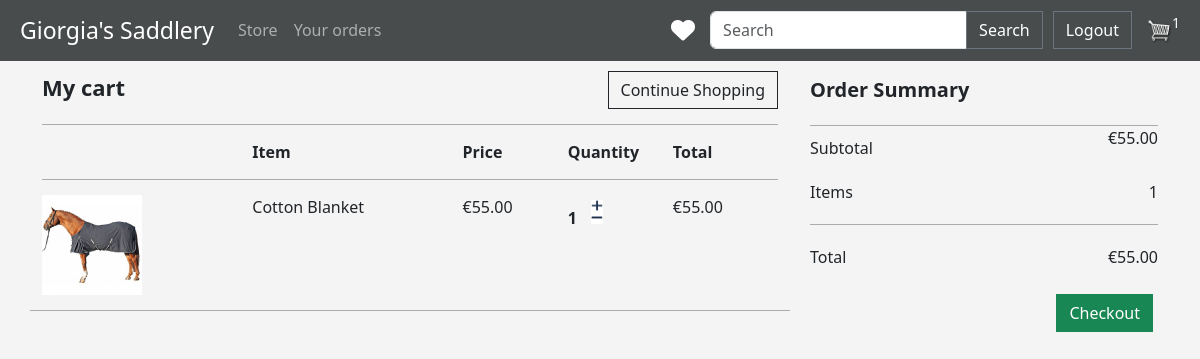
/cart/ (signed in), run on an earlier commit of the app's database.
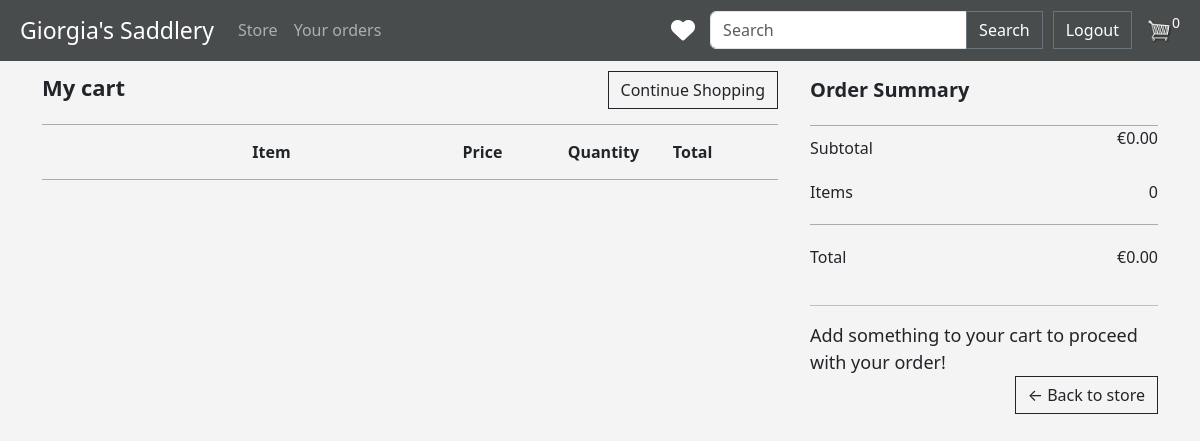
And on a later commit of the database.
### store/models.py (models this page shows, shortened)
class OrderModel(models.Model):
    customer = models.ForeignKey(CustomerModel, on_delete=models.SET_NULL, blank=True, null=True)
    date_order = models.DateTimeField(auto_now_add=True)
    complete = models.BooleanField(default=False, null=True, blank=True)
    transaction_id = models.CharField(max_length=5, null=True)
    def calculate_cart_total(self):
        orderitems = self.orderitemmodel_set.all()
        total = sum([item.calculate_total for item in orderitems])
        return total
    def calculate_cart_items(self):
        orderitems = self.orderitemmodel_set.all()
        total = sum([item.quantity for item in orderitems])
        return total

class OrderItemModel(models.Model):
    product = models.ForeignKey(ProductModel, on_delete=models.SET_NULL, null=True, blank=True)
    order = models.ForeignKey(OrderModel, on_delete=models.SET_NULL, null=True, blank=True)
    quantity = models.IntegerField(default=0, null=True, blank=True)
    date_added = models.DateTimeField(auto_now_add=True)
    @property
    def calculate_total(self):
        total = self.product.price * self.quantity
        return total

class ProductModel(models.Model):
    name = models.CharField(max_length=200, null=True)
    price = models.FloatField()
    category = models.ForeignKey(CategoryModel, on_delete=models.SET_NULL, null=True)
    image = models.ImageField(null=True, blank=True)
    description = models.TextField(null=True, blank=True)
    numberOfLikes = models.IntegerField(default=0)
    @property
    def imageURL(self):   #senza questa funzione se ci fosse un prodotto senza immagine darebbe errore a tutta la pagina
        try:
            url = self.image.url
        except:
            url = ''
        return url

### store/views.py (the view)
# urls.py: path('cart/', views.cart, name="cart"),
def cart(request):
    customer = request.user.customermodel
    order, created = OrderModel.objects.get_or_create(customer=customer, complete=False)
    items_list = order.orderitemmodel_set.all()   #rende tutti gli item di quell'ordine
    cart_items = order.calculate_cart_items
    context = {'items_list': items_list, 'order': order, 'cart_items': cart_items}
    return render(request, 'store/cart.html', context)

### store/templates/store/cart.html (shortened to what this page needs)
{% extends 'store/main.html' %}
{% load static %}
{% block content %}
    <div class="row">
        <div class="col-lg-8 col-md-12">
            <div style="display: flex;justify-content: space-between;border-bottom:1px solid rgba(0, 0, 0, 0.3); padding-bottom: 15px;">
                <div style=" font-size:22px; ">
                    <strong> My cart </strong>
                </div>
                <div>
                    <a class= "btn btn-outline-dark" href="{% url 'store' %}"> Continue Shopping</a>
                </div>
            </div>
            <div style="display: flex; align-items: center; padding-bottom: 15px; padding-top:15px; border-bottom:1px solid rgba(0, 0, 0, 0.3);" >
                <div style="flex:2"> <strong> Item</strong></div>
                <div style="flex:1"> <strong> Price</strong> </div>
                <div style="flex:1"> <strong> Quantity</strong> </div>
                <div style="flex:1"> <strong> Total</strong> </div>
            </div>
                {% for item in items_list %}
                 <div class="row">
                    <div class="col lg-12" style="display: flex; border-bottom:1px solid rgba(0, 0, 0, 0.3); padding-bottom: 15px; padding-top: 15px">
                        <div style="flex:2">
                            <img src="{{item.product.imageURL}}" style="width: auto; height: 100px;">
                        </div>
                        <div style="flex:2"> {{item.product.name}}</div>
                        <div style="flex:1"> €{{item.product.price|floatformat:2}}</div>
                        <div style="flex:1">
                            <p class="quantity" style="margin-top:0px;">{{item.quantity}}</p>
                            <div class="quantity">
							<img data-product="{{item.product.id}}" data-action="add" class="change-quantity update-cart" src="{% static  'images/plus.png' %}" style="height: 12px; width: 12px; margin-top: 5px;">
							<img data-product="{{item.product.id}}" data-action="remove" class="change-quantity update-cart" src="{% static  'images/minus.png' %}" style="height: 12px; width: 12px; ">
						</div>
                        </div>
                        <div style="flex:1"> €{{item.calculate_total|floatformat:2}}</div>
                    </div>
                </div>
                {% endfor %}
        </div>
        <div class="col-lg-4 col-md-12" style="padding-left: 20px;">
            <div style="padding-bottom: 20px; margin-top:4px; border-bottom:1px solid rgba(0, 0, 0, 0.3); font-size:20px; ">
                <strong> Order Summary </strong>
            </div>
            <div style="display: flex; justify-content: space-between;padding-bottom: 20px; ">
                <div style="margin-top: 10px">
                    Subtotal
                </div>
                <div>
                    €{{order.calculate_cart_total|floatformat:2}}
                </div>
            </div>
            <div style="display: flex; justify-content: space-between; border-bottom:1px solid rgba(0, 0, 0, 0.3); padding-bottom: 20px; ">
                <div>
                    Items
                </div>
                <div>
                    {{order.calculate_cart_items}}
                </div>
            </div>
            <div style="display: flex; justify-content: space-between; padding-bottom: 20px; padding-top: 20px">
                <div>
                    Total
                </div>
                <div>
                    €{{order.calculate_cart_total|floatformat:2}}
                </div>
            </div>
            {% if order.calculate_cart_items > 0 %}
                <a  style="float:right; margin:5px;" class="btn btn-success" href="{% url 'checkout' %}">Checkout</a>
            {% else %}
                <hr>
                <div style="font-size: 18px;">Add something to your cart to proceed with your order!</div>
                <div style="margin-bottom:20px; display: flex; justify-content: right">
                <a  class="btn btn-outline-dark" href="{% url 'store' %}">&#x2190; Back to store</a>
            </div>
            {% endif %}
        </div>
    </div>
{% endblock content %}

### store/templates/store/main.html (shortened to what this page needs)
<!DOCTYPE html>
{% load static %}
<html lang="en">
<head>
    <link href="https://cdn.jsdelivr.net/npm/bootstrap@5.3.0-alpha3/dist/css/bootstrap.min.css" rel="stylesheet">
    <link rel="stylesheet" type="text/css" href="{% static 'css/main.css' %}">
</head>
<body>
<nav class="navbar navbar-expand-lg navbar-dark bg-dark" style="padding-right: 20px; padding-left: 20px;">
  <a class="navbar-brand" href="{% url 'store' %}" style="font-size: 23px;">  Giorgia's Saddlery </a>
  <div class="collapse navbar-collapse justify-content-between" id="navbarSupportedContent">
    <ul class="navbar-nav mr-auto">
      <li class="nav-item active">
        <a class="nav-link" href="{% url 'store' %}"> Store</a>
      </li>
      {% if request.user.is_authenticated %}
          <li class="nav-item ">
            <a class="nav-link" href="{% url 'orderHistory' %}"> Your orders</a>
          </li>
      {% endif%}
    </ul>
    <div class="form-inline my-2 my-lg-0 d-flex align-items-center">
        {% if request.user.is_authenticated %}
        <a href="{% url 'likedProducts' %}" style="text-decoration: none; margin-right: 15px" >
            <i class="fa-solid fa-heart fa-xl" style="color: white"></i>
        </a>
        {% endif %}
         <form class="form-inline my-2 my-lg-0" action="{% url 'search' %}" method=POST style="margin-right: 10px">
            <div class="input-group">
            <input class="form-control mr-sm-2" type="search" placeholder="Search" aria-label="Search" name="searched">
            <div class="input-group-append">
                <button class="btn btn-outline-secondary my-2 my-sm-0" type="submit" style="color: white">Search</button>
            </div>
            </div>
        </form>
        {% if request.user.is_authenticated %}
         		<a href="{% url 'logout' %}" class="btn btn-outline-secondary my-2 my-sm-0" type="submit" style="color: white">Logout</a>
        {% else %}
         		<a href="{% url 'login' %}" class="btn btn-outline-secondary my-2 my-sm-0" type="submit" style="color: white; margin-right: 10px;">Login</a>
                <a href="{% url 'register_user' %}" class="btn btn-outline-secondary my-2 my-sm-0" type="submit" style="color: white">Register</a>
        {% endif %}
        {% if request.user.is_authenticated %}
            <a href="{% url 'cart' %}">
                    <img  id="cart-icon" src="{% static 'images/cart.png' %}" >
            </a>
            <p id="cart-total" style="color:white; background-color: transparent; font-size: 14px;">{{cart_items}}</p>
        {% endif %}
    </div>
  </div>
</nav>
<div class="container" style="margin-bottom: 30px">
    {% block content%}
    {% endblock content%}
</div>
</body>
</html>

What changed in the data, as far as the page shows it:
no longer on this page (row edited): OrderModel: id.quantity "1", calculate_cart_total "55.00", calculate_cart_items "1"
removed OrderItemModel: product.imageURL (picture), product.name "Cotton Blanket", product.price "55.00", quantity "1", calculate_total "55.00"
added OrderModel: id "0", calculate_cart_total "0.00", calculate_cart_items "0"
Also different on the page:
text no longer shown: "Checkout"
text now shown: "Add something to your cart to proceed with your order! ← Back to store"
